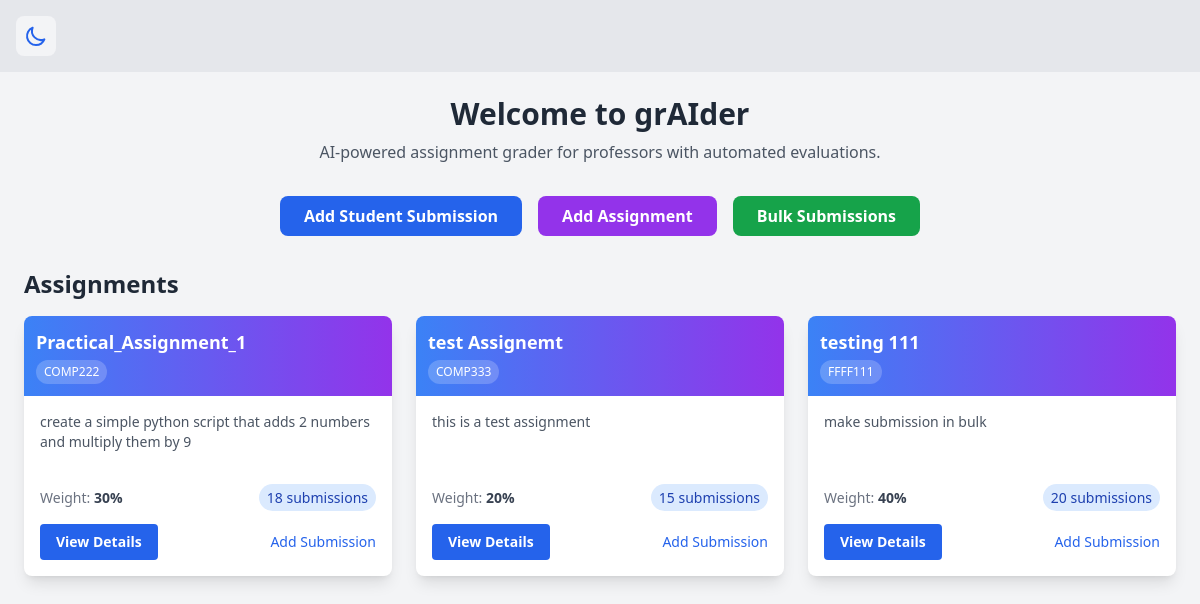
The page / on the database its author committed.
### app.py (models this page shows, shortened)
class Assignment(db.Model):
    id = db.Column(db.Integer, primary_key=True)
    name = db.Column(db.String(100), nullable=False)
    description = db.Column(db.Text, nullable=False)
    course = db.Column(db.String(100))
    weight = db.Column(db.Integer, default=100)
    rubric = db.Column(db.JSON)
    created_at = db.Column(db.DateTime, default=datetime.datetime.utcnow)
    submissions = db.relationship('Submission', backref='assignment', lazy=True)

### app.py (the view)
@app.route("/")
def home():
    assignments = Assignment.query.all()
    students = Student.query.all()
    return render_template("index.html", assignments=assignments, students=students)

### templates/index.html (shortened to what this page needs)
{% extends "base.html" %}
{% block content %}
<div class="p-6 bg-gray-100 dark:bg-gray-900 min-h-screen">
  <div class="text-center mb-8">
    <h1 class="text-3xl font-bold text-gray-800 dark:text-white">Welcome to grAIder</h1>
    <p class="mt-2 text-gray-600 dark:text-gray-300">
      AI-powered assignment grader for professors with automated evaluations.
    </p>
  </div>
  <div class="flex flex-wrap justify-center gap-4 mb-8">
    <button
      class="bg-blue-600 hover:bg-blue-700 text-white font-semibold py-2 px-6 rounded-lg transition"
      id="showStudentPopupBtn"
    >
      Add Student Submission
    </button>
    <button
      class="bg-purple-600 hover:bg-purple-700 text-white font-semibold py-2 px-6 rounded-lg transition"
      id="showAssignmentPopupBtn"
    >
      Add Assignment
    </button>
    <a
      href="{{ url_for('bulk_management') }}"
      class="bg-green-600 hover:bg-green-700 text-white font-semibold py-2 px-6 rounded-lg transition"
    >
      Bulk Submissions
    </a>
  </div>
  <div class="max-w-6xl mx-auto">
    <h2 class="text-2xl font-bold text-gray-800 dark:text-white mb-4">Assignments</h2>
    {% if assignments %}
      <div class="grid grid-cols-1 md:grid-cols-2 lg:grid-cols-3 gap-6 mb-8">
        {% for assignment in assignments %}
          <div class="bg-white dark:bg-gray-800 rounded-lg shadow-lg overflow-hidden hover:shadow-xl transition duration-300">
            <div class="bg-gradient-to-r from-blue-500 to-purple-600 p-3">
              <h3 class="text-lg font-semibold text-white">{{ assignment.name }}</h3>
              {% if assignment.course %}
                <span class="inline-block px-2 py-1 mt-1 text-xs bg-white/20 rounded-full text-white">{{ assignment.course }}</span>
              {% endif %}
            </div>
            <div class="p-4">
              <p class="text-gray-600 dark:text-gray-300 text-sm mb-3 h-16 overflow-hidden">
                {{ assignment.description | truncate(100) }}
              </p>
              <div class="flex justify-between items-center">
                <div class="text-sm">
                  <span class="text-gray-500 dark:text-gray-400">Weight: </span>
                  <span class="font-semibold text-gray-700 dark:text-gray-300">{{ assignment.weight }}%</span>
                </div>
                <div class="text-sm">
                  <span class="bg-blue-100 dark:bg-blue-900 text-blue-800 dark:text-blue-200 px-2 py-1 rounded-full">
                    {{ assignment.submissions | length if assignment.submissions else 0 }} submissions
                  </span>
                </div>
              </div>
              <div class="mt-4 flex justify-between">
                <a href="{{ url_for('view_assignment', assignment_id=assignment.id) }}"
                   class="inline-block bg-blue-600 hover:bg-blue-700 text-white text-sm font-semibold py-2 px-4 rounded transition">
                  View Details
                </a>
                <button
                  class="text-sm text-blue-600 hover:text-blue-800 dark:text-blue-400 dark:hover:text-blue-300 add-submission-btn"
                  data-id="{{ assignment.id }}"
                  data-name="{{ assignment.name }}">
                  Add Submission
                </button>
              </div>
            </div>
          </div>
        {% endfor %}
      </div>
    {% endif %}
  </div>
{% endblock %}

### rows shown on the page
Assignment: name "Practical_Assignment_1", course "COMP222", description "create a simple python script that adds 2 numbers and multiply them by 9", weight "30", submissions|length "18"
Assignment: name "test Assignemt", course "COMP333", description "this is a test assignment", weight "20", submissions|length "15"
Assignment: name "testing 111", course "FFFF111", description "make submission in bulk", weight "40", submissions|length "20"
